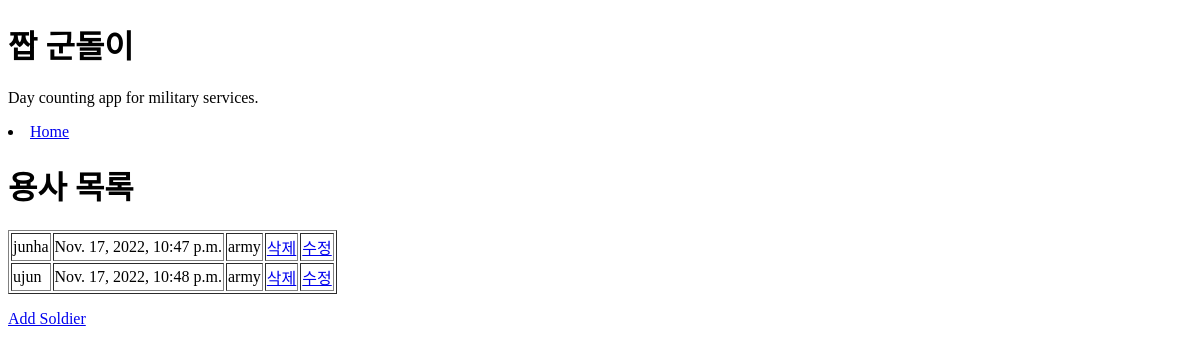
Page /fake_gundori/ on the earlier database version.
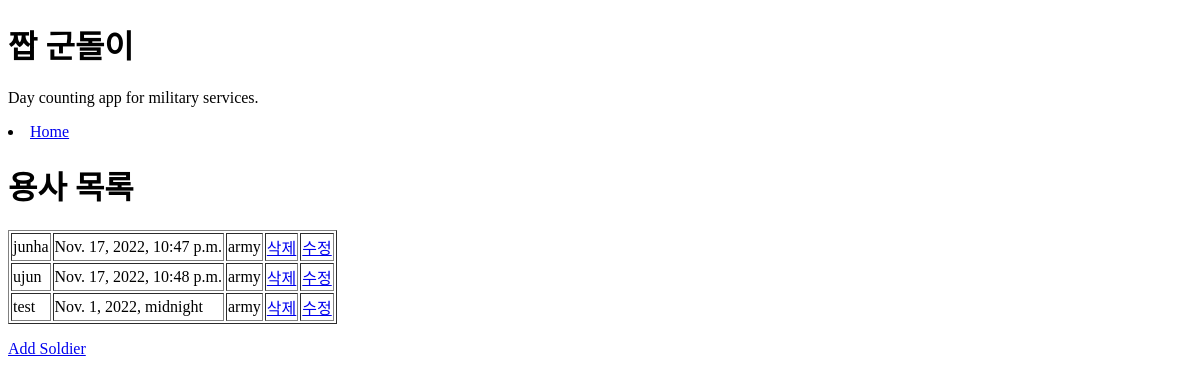
Same page on the later database version.
### fake_gundori/models.py (models this page shows, shortened)
class Soldier(models.Model):
    name = models.CharField(max_length=30)
    enter_date = models.DateTimeField()
    army_choice = models.CharField(choices=ARMY_CHOICE, max_length=30, null=True)

### fake_gundori/views.py (the view)
# urls.py: path('', views.index, name="index"),
def index(request):
    soldiers = Soldier.objects.all().values()
    content = {
        'soldiers': soldiers,
    }
    return render(request, 'index.html', content)

### fake_gundori/templates/index.html
{% extends "base_generic.html" %}
{% block content %}
  <h1>짭 군돌이</h1>
  <p>Day counting app for military services.</p>
  <li><a href="{% url 'index' %}">Home</a></li>
  <h1>용사 목록</h1>
  <table border="1">
    {% for s in soldiers %}
    <tr>
      <td>{{ s.name }}</td>
      <td>{{ s.enter_date }}</td>
      <td>{{ s.army_choice }}</td>
      <td><a href="delete/{{ s.id }}">삭제</a></td>
      <td><a href="update/{{ s.id }}">수정</a></td>
    </tr>
    {% endfor %}
  </table>
  <p>
    <a href='addsoldier/'>Add Soldier</a>
  </p>
{% endblock %}

Differences in the rows shown:
added Soldier: name "test", enter_date "Nov. 1, 2022, midnight", army_choice "army"
